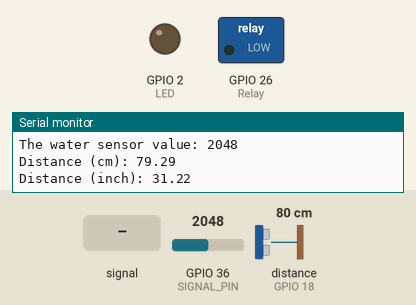
Simulated run of this sketch. Board: ESP32. Shown: switched loads named in the sketch (green lamp = pin HIGH), output pins drawn as LEDs (lit = HIGH), the last lines printed to the serial monitor. Wiring (inferred from the names in the program): ultrasonic range finder: trigger GPIO 5; echo GPIO 18. The test bench sets the inputs (shaded band); at power-on: distance to the obstacle (sensor on GPIO 18) 80 cm, GPIO 36 (SIGNAL_PIN) = 2048. The echo pulse lasts 58.3 µs per cm; WiFi joins after 1.5 s; servers stay silent unless stated; no MQTT or app messages arrive unless stated; pins used as bus, display or sensor lines are not drawn.

Above: at 3.2 s.
3.3 s: GPIO 36 (SIGNAL_PIN) fed a 200 Hz sine of ±1842 counts around its level
At 8.9 s:
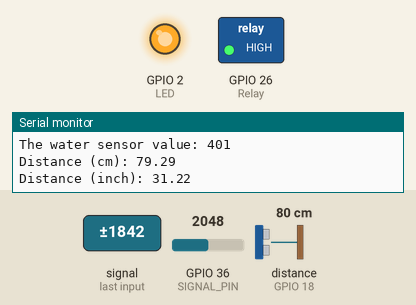
9.3 s: distance to the obstacle (sensor on GPIO 18) set to 18 cm
15.3 s: distance to the obstacle (sensor on GPIO 18) set to 12 cm
18.0 s: distance to the obstacle (sensor on GPIO 18) set to 9 cm
At 18.7 s:
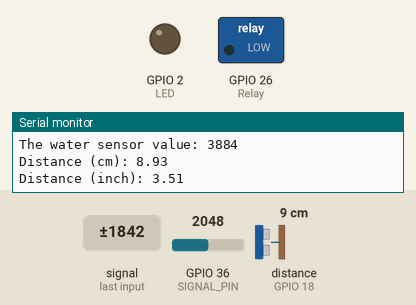
Timing chart, 0 to 21.0 s (numbered marks = the images above; inputs shaded):
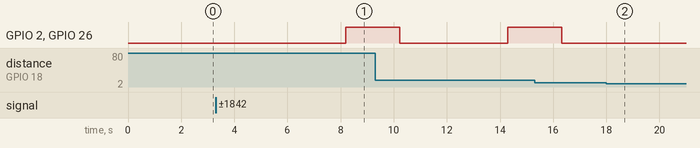

The sketch:

FinalCode.ino
```cpp
#include "WiFi.h"
#include "Adafruit_MQTT.h"
#include "Adafruit_MQTT_Client.h"

const char* ssid = "Galaxy S20 FEF378";                                                 //Connection Name
const char* password = "111222333";                                                    //Connection Password
#define MQTT_SERV "io.adafruit.com"
#define MQTT_PORT 1883
#define MQTT_NAME  "hassan_abdullah"                                                // Your Adafruit IO Username
#define MQTT_PASS "aio_PHXR011OAGY9UeJuKZjyUsc9yJQN"                               //  Your Adafruit IO AIO key


#define SOUND_SPEED 0.034                                                              //Define sound speed in cm/uS
#define CM_TO_INCH 0.393701                                                           //Convert CM to Inches
#define POWER_PIN  17                                                                // ESP32 pin GIOP17 connected to water sensor's VCC pin
#define SIGNAL_PIN 36                                                               // ESP32 pin GIOP36 (ADC0) connected to water sensor's signal pin
#define Relay 26                                                                   // ESP32 pin GIOP26 connected to Relay signal pin 2for pump
#define LED 2                                                                     // ESP32 pin GIOP2 connected to internal LED of ESP32
#define trigPin 5                                                                // ESP32 pin GIOP5 connected to ultrasnoic sensor's Trigger pin
#define echoPin 18                                                              //ESP32 pin GIOP18 connected to ultrasnoic sensor's Echo pin


long duration;                                                                          //Variable Definiatoins
int value = 0;
float distanceCm;
float distanceInch;
unsigned long previousMillis = 0;
unsigned long interval = 10000;
int MAX = 1000;                                                                       //Maximum Water Level
int MIN = 600;                                                                       //Minimum Water Level


WiFiClient client;
Adafruit_MQTT_Client mqtt(&client, MQTT_SERV, MQTT_PORT, MQTT_NAME, MQTT_PASS);
Adafruit_MQTT_Publish Water_data = Adafruit_MQTT_Publish(&mqtt, MQTT_NAME "/f/WaterLevel");


void setup() {
  Serial.begin(9600);                                                               // Starts the serial communication
  initWiFi();                                                                         //Call Wifi Function
  Serial.print("RSSI: ");                                                            // Display RSSI
  Serial.println(WiFi.RSSI());
  MQTT_connect();
  pinMode(trigPin, OUTPUT);                                                        // Sets the Trigger Pin as an Output
  pinMode(echoPin, INPUT);                                                        // Sets the Echo Pin as an Input
  pinMode(Relay, OUTPUT);                                                        // Set the Relay pin as output
  pinMode(LED, OUTPUT);                                                         //Set the LED pin as output
  pinMode(POWER_PIN, OUTPUT);                                                  //Set the POWER PIN as OUTPUT
  digitalWrite(POWER_PIN, LOW);                                               //Clear the power pin, Set to Low (not Working)
  digitalWrite(Relay,LOW);
}

void loop() {

   Waterlevel();                                                                    //Call Water Senor Reading Function
   UltraSensor();                                                                  //Call Ultra Sonic Senor Reading Function
   WIFIRe();                                                                      //Call WIFI Reconnect Function
  if (value < MIN) {                                                              //If water Level decreases the MIN level turn on the pump
    digitalWrite(Relay, HIGH);
    digitalWrite(LED, HIGH);
  }
  else if ((distanceCm < 50.0)) {                                                //When ultrasonic sensor detects an object near it
    if(value <= MAX){                                                          //Turn on Pump if water level is less than MAX Level
    digitalWrite(Relay, HIGH);
    digitalWrite(LED, HIGH);
    }
    else                                                                        //If water is more then the MAX limit, pump will not work
    {
      digitalWrite(Relay, LOW);
      digitalWrite(LED, LOW);
    }

  }
   else                                                                         //If water level is more than MIN level or the no object detected, pump is off
  {
    digitalWrite(Relay, LOW);
    digitalWrite(LED, LOW);
  }
  delay(2000);
  graph();
}


void Waterlevel()                                                                         //Funtion to detect Water level
{
  digitalWrite(POWER_PIN, HIGH);                                                         // turn the sensor ON
  delay(20);                                                                            // wait 20 milliseconds
  value = analogRead(SIGNAL_PIN);                                                      // read the analog value from sensor
  digitalWrite(POWER_PIN, LOW);                                                       // turn the sensor OFF
  Serial.print("The water sensor value: ");                                          //Printing Values of sensor in serial moniter
  Serial.println(value);
}


void UltraSensor() {                                                                 //Funtion to detect Water level

  digitalWrite(trigPin, LOW);                                                       // Clear the trigger PIN
  delayMicroseconds(2);
  digitalWrite(trigPin, HIGH);                                                      // Sets the trigPin on HIGH state for 10 micro seconds
  delayMicroseconds(10);
  digitalWrite(trigPin, LOW);                                                       // Sets the trigPin on LOW
  duration = pulseIn(echoPin, HIGH);                                               // Reads the echoPin, returns the sound wave travel time in microseconds

  distanceCm = duration * SOUND_SPEED / 2;                                        // Calculate the distance
  distanceInch = distanceCm * CM_TO_INCH;                                         // Convert to inches

  Serial.print("Distance (cm): ");
  Serial.println(distanceCm);
  Serial.print("Distance (inch): ");
  Serial.println(distanceInch);
}

void initWiFi() {                                                                  //WIFI CONNECTION function
  WiFi.mode(WIFI_STA);                                                            //Station mode: the ESP32 connects to an access point
  WiFi.begin(ssid, password);                                                    //Start Connection
  Serial.print("Connecting to WiFi ..");
  while (WiFi.status() != WL_CONNECTED) {                                       //Till NOT CONNECTED
    Serial.print('.');
    delay(1000);
  }
  Serial.println(WiFi.localIP());                                             //Display IP Addess After Connnection
}


void WIFIRe(){                                                              //To reconnect with WIFI
  unsigned long currentMillis = millis();                                  //Returns the number of milliseconds that your Arduino board has been powered up
                                                                          // if WiFi is down, try reconnecting every CHECK_WIFI_TIME seconds
  if ((WiFi.status() != WL_CONNECTED) && (currentMillis - previousMillis >=interval)) {
    Serial.print(millis());
    Serial.println("Reconnecting to WiFi...");
    WiFi.disconnect();
    WiFi.reconnect();
    previousMillis = currentMillis;
  }

}

void MQTT_connect() {
  int8_t again;
  if (mqtt.connected()) {
    return;
    }
  Serial.print("Connecting to Adafruit IO");
  uint8_t retry = 5;
  while ((again = mqtt.connect()) != 0) {
       Serial.println(mqtt.connectErrorString(again));
       Serial.println("Retrying Adafruit connection in 5 seconds...");
       mqtt.disconnect();
       delay(5000);
       retry--;
       if (retry == 0) {
         while (1);
       }
  }
  Serial.println("");
  Serial.println("Adafruit IO is Connected!");
}

void graph(){
    if (!Water_data.publish(value))
    {
         delay(2000);
    }
}
```

Measured:
- the behaviour switches between 11 and 10 cm on distance to the obstacle (sensor on GPIO 18) (found by bisection; images 1 and 2)
- after the input at 3.3 s, GPIO 2 (LED), GPIO 26 (Relay): LOW → HIGH after 4.9 s
- after the input at 18.0 s, GPIO 2 (LED), GPIO 26 (Relay): stays LOW (without the input it goes to HIGH after 2.4 s)
